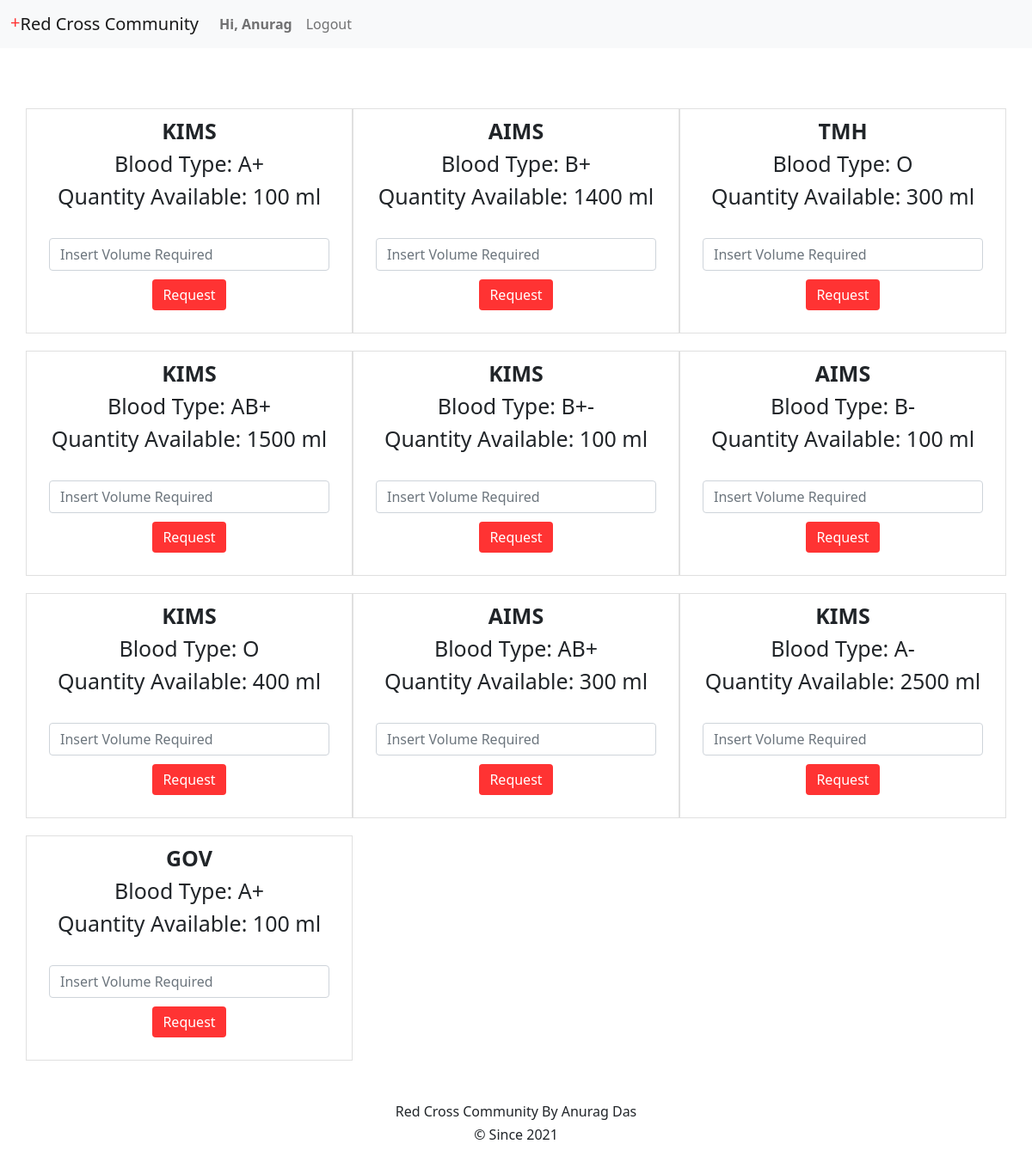
The page /dashboard.php (signed in) on the database its author committed.
### tables this page shows
CREATE TABLE `blooddata` (
  `id` int(11) NOT NULL,
  `hospitalname` varchar(255) NOT NULL,
  `bloodtype` varchar(255) NOT NULL,
  `availability` varchar(255) NOT NULL
);

### dashboard.php (the view, shortened to what this page needs)
<!DOCTYPE html>
<html lang="en">
<head>
    <link rel="stylesheet" type="text/css" href="css/style.css">
    <link href="https://cdn.jsdelivr.net/npm/bootstrap@5.0.2/dist/css/bootstrap.min.css" rel="stylesheet">
</head>
<body>
<nav class="navbar navbar-expand-lg navbar-light bg-light">
  <div class="container-fluid">
    <a class="navbar-brand" href="dashboard.php"><span class="red_cross">+</span>Red Cross Community</a>
    <div class="collapse navbar-collapse" id="navbarNav">
      <ul class="navbar-nav">
       <li class="nav-item">
        <?php
            if(isset($_SESSION["name"])){
                ?>
                <strong class='nav-link'>Hi, <?php echo $_SESSION["name"] ?></strong>
                <?php
            }
            ?>
        </li>
        <li class="nav-item">
        <?php
            if(isset($_SESSION["name"]) || isset($_SESSION["hospitalname"])){
                echo "<a class='nav-link' href='logout.php'>Logout</a>";
            }
        ?>
        </li>
      </ul>
    </div>
  </div>
</nav>
<?php
include "dbcon.php";
$select_query = " select * from blooddata ";
$query = mysqli_query($con, $select_query);
?>
<div class="container">
    <div class="row text-center flex-wrap ">
      <?php while($res = mysqli_fetch_assoc($query)){ ?>
          <div class="col col-lg-4 col-md-6 col-sm-12">
          <h2 class=title><?php echo $res["hospitalname"] . " "; ?> </h2>
          <h2><?php echo "Blood Type: " . $res["bloodtype"] . " "; ?> </h2>
          <h2><?php echo "Quantity Available: " . $res['availability']. " ml<br>"; ?> </h2>
<div class="card">
  <div class="card-body">
    <form action="?id=<?php echo $res['id'] ?>"
     method="POST">
    <input type="number" name="volume" class="form-control" placeholder="Insert Volume Required" />
    <button name='requestblood' class="btn btn-primary">
        Request
    </button>
    </form>
  </div>
</div>
          </div>
      <?php } ?>
    </div>
  </div>
<div style=" text-align: center;" class="footer_div">
 <h6 style="margin-top: 1%;">Red Cross Community By Anurag Das </h6>
 <h6 style="font-weight: lighter;">© Since  <?php echo date("Y") ?> </h6>
</div>
</body>
</html>

### css/style.css (style rules this page uses)
* { box-sizing: border-box; margin: 0; padding: 0; }
div.card { border: none; }
div.container { margin-top: 50px; margin-bottom: 50px; }
div.col { border: 0.1px solid #E0E0E0; padding: 10px; margin-top: 20px; }
.btn { background-color: #ff3333 !important; margin-top: 10px; outline: none; border: none !important; }
div > h2.title { font-weight: bolder; }
div > h2 { font-size: 25px; font-weight: 400; }
input.form-control { margin-top: 10px; }
span.red_cross { color: #ff3333; position: relative; bottom: 2px; }

### rows shown on the page
blooddata: hospitalname "KIMS", bloodtype "A+", availability "100"
blooddata: hospitalname "AIMS", bloodtype "B+", availability "1400"
blooddata: hospitalname "TMH", bloodtype "O", availability "300"
blooddata: hospitalname "KIMS", bloodtype "AB+", availability "1500"
blooddata: hospitalname "KIMS", bloodtype "B+-", availability "100"
blooddata: hospitalname "AIMS", bloodtype "B-", availability "100"
blooddata: hospitalname "KIMS", bloodtype "O", availability "400"
blooddata: hospitalname "AIMS", bloodtype "AB+", availability "300"
blooddata: hospitalname "KIMS", bloodtype "A-", availability "2500"
blooddata: hospitalname "GOV", bloodtype "A+", availability "100"

### other values the page prints
$_SESSION["name"] "Anurag"
